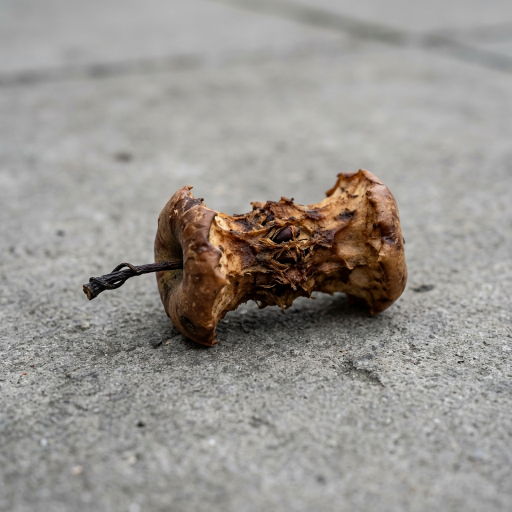
#> input picture TUBES/dataset/Organik/apple_core.png, 1024 x 1024 px (shown at 1/2 size); its folder holds 4 pictures in this run
$ python test_image_scratch.py
#> lines starting #> are read from the running program, lines starting #| are printed output that depends on the picture
# ==============================================================================
# KLASIFIKASI GAMBAR SAMPAH ORGANIK DAN ANORGANIK
# Metode: Decision Tree From Scratch (Tanpa Library ML)
# Kelompok 5 - Tugas Besar Kecerdasan Buatan
# ==============================================================================

import os  # Modul untuk operasi sistem file
import cv2  # Modul OpenCV untuk pemrosesan citra
import numpy as np  # Modul NumPy untuk pengolahan array/matriks
import random  # Modul random untuk pengacakan data
import sys  # Modul sys untuk konfigurasi sistem Python

# Aktifkan warna ANSI di terminal Windows
if sys.platform.startswith('win'):  # Periksa jika sistem operasi Windows
    os.system('color')  # Aktifkan warna ANSI di terminal

# Kode warna ANSI
GREEN     = "\033[1;32m"  # Warna hijau tebal
BLUE      = "\033[1;34m"  # Warna biru tebal
YELLOW    = "\033[1;33m"  # Warna kuning tebal
RED       = "\033[1;31m"  # Warna merah tebal
CYAN      = "\033[1;36m"  # Warna cyan tebal
MAGENTA   = "\033[1;35m"  # Warna magenta tebal
RESET     = "\033[0m"  # Reset formatting warna
BOLD      = "\033[1m"  # Format teks tebal
UNDERLINE = "\033[4m"  # Format teks garis bawah


# ==============================================================================
# BAGIAN 1: IMPLEMENTASI DECISION TREE DARI NOL (TANPA LIBRARY ML)
# ==============================================================================

class Node:  # Definisi kelas Node pohon keputusan
    """Satu simpul dalam pohon keputusan"""
    def __init__(self, feature_idx=None, threshold=None, left=None, right=None, value=None):  # Inisialisasi node
        self.feature_idx = feature_idx  # Indeks fitur (0=R, 1=G, 2=B)
        self.threshold   = threshold    # Nilai batas pemisah
        self.left        = left         # Cabang kiri (nilai <= threshold)
        self.right       = right        # Cabang kanan (nilai > threshold)
        self.value       = value        # Kelas hasil (hanya pada node daun)

    def is_leaf(self):  # Cek jika node adalah daun
        return self.value is not None  # Return True jika memiliki kelas hasil


# Hitung nilai Gini Impurity
# [11 lines left out: function calculate_gini, not called in this run]


class DecisionTreeClassifierScratch:  # Kelas Decision Tree Classifier
    """Decision Tree Classifier dari nol, menggunakan Gini Impurity"""
    def __init__(self, max_depth=5, min_samples_split=2):  # Inisialisasi parameter model
        self.max_depth         = max_depth  # Kedalaman maksimal pohon
        self.min_samples_split = min_samples_split  # Minimum sampel untuk split
        self.root              = None  # Node akar awal

    def fit(self, X, y):  # Fungsi latih model
        """Bangun pohon dari data latih"""
        self.root = self._build_tree(X, y, depth=0)  # Memulai pembuatan pohon

    def _build_tree(self, X, y, depth):  # Bangun pohon rekursif
        """Rekursif: bangun pohon hingga kondisi berhenti terpenuhi"""
        num_samples    = len(X)  # Jumlah total sampel
        if num_samples == 0:  # Jika sampel kosong
            return None  # Kembalikan None

        num_features   = len(X[0])  # Jumlah total fitur (misal: 3 untuk R, G, B)
        unique_classes = set(y)  # Himpunan kelas unik di node ini (misal: {"Organik", "Anorganik"})

        # Kondisi berhenti: max depth, node murni, atau sampel terlalu sedikit
        if (depth >= self.max_depth or  # Jika sudah mencapai batas kedalaman
            len(unique_classes) == 1 or  # Jika kelas sudah murni
            num_samples < self.min_samples_split):  # Jika sampel kurang dari batas split
            leaf_value = max(unique_classes, key=y.count)  # Gunakan kelas terbanyak
            return Node(value=leaf_value)  # Kembalikan node daun

        # Cari split terbaik berdasarkan Gini terendah
        best_idx, best_thresh = self._best_split(X, y, num_features)  # Cari fitur & threshold terbaik

        if best_idx is None:  # Jika split terbaik tidak ada
            leaf_value = max(unique_classes, key=y.count)  # Kelas mayoritas
            return Node(value=leaf_value)  # Buat node daun

        left_X, left_y, right_X, right_y = self._split(X, y, best_idx, best_thresh)  # Lakukan split data

        if not left_X or not right_X:  # Jika salah satu cabang split kosong
            leaf_value = max(unique_classes, key=y.count)  # Kelas mayoritas
            return Node(value=leaf_value)  # Buat node daun

        left_child  = self._build_tree(left_X,  left_y,  depth + 1)  # Bangun sub-pohon cabang kiri
        right_child = self._build_tree(right_X, right_y, depth + 1)  # Bangun sub-pohon cabang kanan

        return Node(feature_idx=best_idx, threshold=best_thresh, left=left_child, right=right_child)  # Return node cabang

    # [48 lines left out: functions _best_split, _split, not called in this run]

    def predict(self, X):  # Fungsi prediksi sekumpulan sampel
        """Prediksi kelas untuk sekumpulan sampel"""
        return [self._traverse(sample, self.root) for sample in X]  # Traverse pohon untuk setiap sampel

    def _traverse(self, sample, node):  # Traversal rekursif pohon
        """Susuri pohon dari akar hingga daun untuk satu sampel"""
        if node.is_leaf():  # Jika sampai pada node daun
            return node.value  # Kembalikan label kelas daun

        if sample[node.feature_idx] <= node.threshold:  # Cek percabangan kiri
            return self._traverse(sample, node.left)  # Telusuri cabang kiri
        else:  # Cek percabangan kanan
            return self._traverse(sample, node.right)  # Telusuri cabang kanan

    # [17 lines left out: function predict_with_path, not called in this run]


# ==============================================================================
# BAGIAN 2: TRAIN/TEST SPLIT & EVALUASI MODEL
# ==============================================================================

# Bagi dataset menjadi data latih dan data uji
def train_test_split_scratch(X, y, test_size=0.2, seed=42):  # Split dataset buatan sendiri
    random.seed(seed)  # Set seed acak
    combined = list(zip(X, y))  # Gabungkan X dan y
    random.shuffle(combined)  # Acak urutan gabungan data

    split_idx = int(len(combined) * (1 - test_size))  # Hitung indeks batas split

    X_train, y_train = zip(*combined[:split_idx])   # 80% latih
    X_test,  y_test  = zip(*combined[split_idx:])   # 20% uji

    return list(X_train), list(X_test), list(y_train), list(y_test)  # Kembalikan data split


# Hitung metrik evaluasi: Accuracy, Precision, Recall, F1, Confusion Matrix
def evaluate_performance(y_true, y_pred):  # Hitung performa model
    total    = len(y_true)  # Dapatkan jumlah data aktual
    accuracy = sum(1 for t, p in zip(y_true, y_pred) if t == p) / total  # Hitung akurasi

    # Confusion Matrix (Organik = kelas Positif)
    tp = sum(1 for t, p in zip(y_true, y_pred) if t == "Organik"   and p == "Organik")  # True Positive
    fp = sum(1 for t, p in zip(y_true, y_pred) if t == "Anorganik" and p == "Organik")  # False Positive
    tn = sum(1 for t, p in zip(y_true, y_pred) if t == "Anorganik" and p == "Anorganik")  # True Negative
    fn = sum(1 for t, p in zip(y_true, y_pred) if t == "Organik"   and p == "Anorganik")  # False Negative

    precision = tp / (tp + fp) if (tp + fp) > 0 else 0  # Hitung presisi
    recall    = tp / (tp + fn) if (tp + fn) > 0 else 0  # Hitung recall
    f1        = 2 * (precision * recall) / (precision + recall) if (precision + recall) > 0 else 0  # Hitung F1-score

    return {  # Kembalikan dictionary metrik evaluasi
        "accuracy"  : accuracy,
        "precision" : precision,
        "recall"    : recall,
        "f1"        : f1,
        "matrix"    : {"TP": tp, "FP": fp, "TN": tn, "FN": fn}
    }


# ==============================================================================
# BAGIAN 3: VISUALISASI POHON KEPUTUSAN DI TERMINAL
# ==============================================================================

# Cetak struktur pohon secara rekursif
def print_decision_tree(node, feature_names, depth=0, prefix="Root"):  # Print struktur pohon keputusan
    if node is None:  # Cek jika node kosong
        return  # Hentikan cetak

    indent = "    " * depth  # Tentukan spasi indentasi level depth

    if node.is_leaf():  # Cek jika node daun
        color = GREEN if node.value == "Organik" else BLUE  # Tentukan warna kelas
        print(f"{indent}\\-- {YELLOW}[Daun]{RESET} {prefix} => {BOLD}HASIL: {color}{node.value}{RESET}")  # Print daun
        return  # Keluar dari rekursi cabang daun

    feat_name = feature_names[node.feature_idx]  # Nama fitur node cabang
    print(f"{indent}|-- {CYAN}[Cabang]{RESET} {prefix} => JIKA {BOLD}{feat_name} <= {node.threshold:.2f}{RESET}")  # Print cabang

    print_decision_tree(node.left,  feature_names, depth + 1, f"{GREEN}Kiri (True){RESET}")  # Cetak cabang kiri
    print_decision_tree(node.right, feature_names, depth + 1, f"{RED}Kanan (False){RESET}")  # Cetak cabang kanan


# ==============================================================================
# BAGIAN 4: ALUR UTAMA PROGRAM
# ==============================================================================
if __name__ == "__main__":  # Cek run utama

    # Header program
    print("=" * 60)  # Print garis atas
    print("TUGAS BESAR KECERDASAN BUATAN")  # Print judul tugas besar
    print("Klasifikasi Sampah Organik dan Anorganik")  # Print judul klasifikasi
    print("Metode : Decision Tree")  # Print keterangan metode
    print("=" * 60)  # Print pembatas tengah
    print("Kelompok 5")  # Print nomor kelompok
    print("Ananta Puti Maharani")  # Print nama kelompok
    print("Marta Safitri")  # Print nama kelompok
    print("=" * 60)  # Print garis bawah

    # Tentukan path folder dataset relatif terhadap lokasi file script ini berada
    base_dir     = os.path.dirname(os.path.abspath(__file__))          # Direktori tempat script ini berada
    dir_organik  = os.path.join(base_dir, "dataset", "Organik")        # Path folder gambar Organik
    dir_anorganik = os.path.join(base_dir, "dataset", "Anorganik")     # Path folder gambar Anorganik

    # Buat folder dataset jika belum ada (exist_ok=True agar tidak error jika sudah ada)
    os.makedirs(dir_organik,   exist_ok=True)  # Buat direktori organik
    os.makedirs(dir_anorganik, exist_ok=True)  # Buat direktori anorganik

    # Nama-nama fitur yang digunakan (sesuai urutan indeks 0, 1, 2)
    feature_names = [
        "Rerata Warna Merah (Red Mean)",    # Indeks 0 — rata-rata nilai piksel channel Merah
        "Rerata Warna Hijau (Green Mean)",  # Indeks 1 — rata-rata nilai piksel channel Hijau
        "Rerata Warna Biru (Blue Mean)"     # Indeks 2 — rata-rata nilai piksel channel Biru
    ]

    # Inisialisasi list kosong untuk menyimpan fitur (X) dan label (y) dari semua gambar
    X = []  # Berisi list [mean_R, mean_G, mean_B] untuk setiap gambar
    y = []  # Berisi label kelas "Organik" atau "Anorganik" untuk setiap gambar

    print(f"\n{CYAN}>>> Membaca file gambar dan mengekstraksi fitur warna RGB...{RESET}")  # Print info mulai baca data

    # -----------------------------------------------------------------------
    # Baca dan ekstraksi fitur dari gambar-gambar di folder Organik
    # -----------------------------------------------------------------------
    # Ambil gambar organik
    files_organik = [f for f in os.listdir(dir_organik) if f.lower().endswith(('.png', '.jpg', '.jpeg'))]  # List file gambar organik

    for file in files_organik:  # Loop setiap file organik
        img_path = os.path.join(dir_organik, file)  # Buat path lengkap ke file gambar
        img = cv2.imread(img_path)                  # Baca gambar dari disk (format BGR, bukan RGB)
#> img is the input picture: shape (1024, 1024, 3); mean B, G, R 144.3, 149, 152.8

        if img is None:     # Jika gambar gagal dibaca (file rusak/format tidak didukung), lewati
            continue  # Lewati jika gagal membaca gambar

        img = cv2.resize(img, (64, 64))     # Ubah ukuran gambar menjadi 64x64 piksel agar dimensi seragam
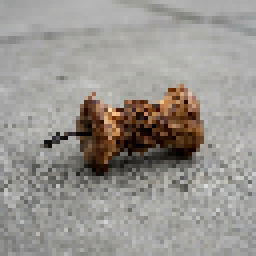
#> img: shape (64, 64, 3) (shown 4 times larger); mean B, G, R 144.3, 148.9, 152.7

        # Ekstraksi fitur: hitung rata-rata intensitas piksel untuk setiap channel warna
        # Catatan: OpenCV membaca dalam format BGR, bukan RGB
        mean_b = np.mean(img[:, :, 0])     # Rata-rata channel Blue  (indeks 0 di OpenCV)
#> mean_b = 144.3
        mean_g = np.mean(img[:, :, 1])     # Rata-rata channel Green (indeks 1 di OpenCV)
#> mean_g = 148.9
        mean_r = np.mean(img[:, :, 2])     # Rata-rata channel Red   (indeks 2 di OpenCV)
#> mean_r = 152.7

        X.append([mean_r, mean_g, mean_b])  # Simpan fitur RGB ke dalam dataset (urutan R, G, B)
        y.append("Organik")                 # Tandai label gambar ini sebagai Organik
#> pass 2 of the loop `for file in files_organik:`:
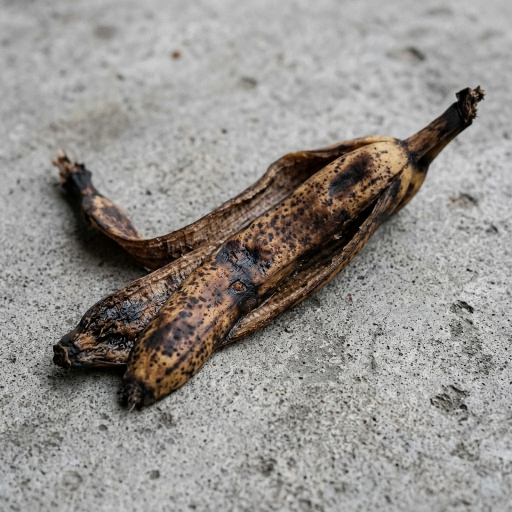
#> input picture TUBES/dataset/Organik/banana_peel.png, 1024 x 1024 px (shown at 1/2 size)
#> img is the input picture: shape (1024, 1024, 3); mean B, G, R 141.4, 145.2, 149
#> `img = cv2.resize(img, (64, 64))`:
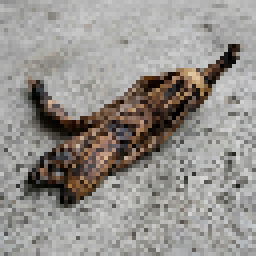
#> img: shape (64, 64, 3) (shown 4 times larger); mean B, G, R 141.5, 145.3, 149.1
#> mean_b = 141.5
#> mean_g = 145.3
#> mean_r = 149.1
#> pass 3 of the loop `for file in files_organik:`:
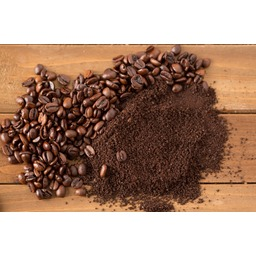
#> input picture TUBES/dataset/Organik/coffee_grounds.jpeg, 256 x 256 px
#> img is the input picture: shape (256, 256, 3); mean B, G, R 126.1, 142.6, 171.5
#> `img = cv2.resize(img, (64, 64))`:
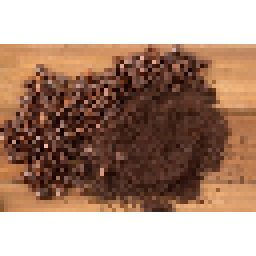
#> img: shape (64, 64, 3) (shown 4 times larger); mean B, G, R 126.6, 143.1, 172.1
#> mean_b = 126.6
#> mean_g = 143.1
#> mean_r = 172.1
#> the loop made 4 passes; the first 3 are shown

    # -----------------------------------------------------------------------
    # Baca dan ekstraksi fitur dari gambar-gambar di folder Anorganik
    # -----------------------------------------------------------------------
    # Ambil gambar anorganik
    files_anorganik = [f for f in os.listdir(dir_anorganik) if f.lower().endswith(('.png', '.jpg', '.jpeg'))]  # List file gambar anorganik
#> files_anorganik = []

    for file in files_anorganik:  # Loop setiap file anorganik
        img_path = os.path.join(dir_anorganik, file)    # Buat path lengkap ke file gambar
        img = cv2.imread(img_path)                      # Baca gambar dari disk

        if img is None:     # Lewati gambar yang gagal dibaca
            continue  # Lewati jika gambar gagal dibaca

        img = cv2.resize(img, (64, 64))     # Samakan ukuran gambar menjadi 64x64

        # Ekstraksi fitur rata-rata warna RGB (sama seperti proses untuk Organik di atas)
        mean_b = np.mean(img[:, :, 0])      # Rata-rata Blue
        mean_g = np.mean(img[:, :, 1])      # Rata-rata Green
        mean_r = np.mean(img[:, :, 2])      # Rata-rata Red

        X.append([mean_r, mean_g, mean_b])  # Simpan fitur ke dataset
        y.append("Anorganik")               # Tandai label sebagai Anorganik

    # Validasi: pastikan dataset tidak kosong sebelum melanjutkan
    if len(X) == 0:  # Cek jika dataset kosong
        print(f"\n{RED}[ERR] Error: Tidak ada gambar yang berhasil dibaca dari dataset!{RESET}")  # Print pesan error kosong
        sys.exit(1)     # Hentikan program jika tidak ada data sama sekali

    # Tampilkan informasi dataset
    print(f"\n{CYAN}" + "-"*60 + f"{RESET}")  # Print garis pemisah
    print(f" {BOLD}INFORMASI DATASET:{RESET}")  # Print sub-judul dataset info
    print(f"  Total Data  : {BOLD}{len(X)}{RESET} sampel")  # Print jumlah sampel total
    print(f"  Organik     : {GREEN}{y.count('Organik')}{RESET} sampel")  # Print jumlah organik
    print(f"  Anorganik   : {BLUE}{y.count('Anorganik')}{RESET} sampel")  # Print jumlah anorganik
    print(f"{CYAN}" + "-"*60 + f"{RESET}")  # Print garis pemisah

    # Tampilkan 5 sampel pertama
    print(f"\n{GREEN}[INFO] Menampilkan 5 sampel ekstraksi fitur warna RGB pertama:{RESET}")  # Print info pembuka tabel
    print(f"  {CYAN}+------------------+--------------------+------------------+----------------+{RESET}")  # Print baris pembatas tabel
    print(f"  {CYAN}| Rerata Red (X1)  | Rerata Green (X2)  | Rerata Blue (X3) | Kategori Label |{RESET}")  # Print header kolom tabel
    print(f"  {CYAN}+------------------+--------------------+------------------+----------------+{RESET}")  # Print baris pembatas kolom

    for i in range(min(5, len(X))):     # Tampilkan maksimal 5 baris (atau kurang jika data < 5)
        color_label = GREEN if y[i] == "Organik" else BLUE     # Warna label sesuai kategori
        print("  | {:<16.2f} | {:<18.2f} | {:<16.2f} | {}{:<14}{} |".format(
            X[i][0], X[i][1], X[i][2], color_label, y[i], RESET))  # Format tiap baris tabel

    print(f"  {CYAN}+------------------+--------------------+------------------+----------------+{RESET}")  # Print pembatas bawah tabel

    # Bagi dataset: 80% untuk latih, 20% untuk uji
    X_train, X_test, y_train, y_test = train_test_split_scratch(X, y, test_size=0.2, seed=344)  # Split dataset
    print(f"\n{GREEN}[INFO] Pembagian Dataset (Split 80:20):{RESET}")  # Print info split dataset
    print(f"  > Jumlah Data Latih (Train) : {BOLD}{len(X_train)}{RESET} gambar")  # Print total data latih
    print(f"  > Jumlah Data Uji (Test)    : {BOLD}{len(X_test)}{RESET} gambar")  # Print total data uji

    # Latih model Decision Tree dari scratch menggunakan data latih
    print(f"\n{CYAN}>>> Melatih Model Decision Tree Custom (Kedalaman Maks = 5)...{RESET}")  # Print status training model
    clf = DecisionTreeClassifierScratch(max_depth=5, min_samples_split=2)   # Buat objek Decision Tree
    clf.fit(X_train, y_train)   # Bangun pohon keputusan dari data latih
    print(f"{GREEN}[SUCCESS] Model berhasil dilatih secara mandiri dari nol.{RESET}")  # Print sukses training model

    # Tampilkan struktur pohon keputusan yang terbentuk setelah training
    print("\n" + f"{MAGENTA}="*80 + f"{RESET}")  # Print garis batas atas pohon
    print(f"{BOLD}{YELLOW}{'{:^80}'.format('STRUKTUR POHON KEPUTUSAN YANG TERBENTUK (PROSES SELEKSI)')}{RESET}")  # Print nama panel pohon
    print(f"{MAGENTA}="*80 + f"{RESET}")  # Print pembatas tengah pohon
    print_decision_tree(clf.root, feature_names)    # Cetak struktur pohon secara rekursif
    print(f"{MAGENTA}="*80 + f"{RESET}")  # Print garis batas bawah pohon

    # Jalankan prediksi model pada data uji (X_test)
    y_pred  = clf.predict(X_test)                   # Dapatkan prediksi untuk semua data uji
    metrics = evaluate_performance(y_test, y_pred)  # Hitung semua metrik evaluasi

    # Tampilkan hasil evaluasi model
    print("\n" + f"{MAGENTA}+" + "="*78 + f"+{RESET}")  # Print border atas evaluasi
    print(f"{MAGENTA}|{RESET}{BOLD}{YELLOW}{'{:^78}'.format('HASIL EVALUASI MODEL')}{RESET}{MAGENTA}|{RESET}")  # Print judul evaluasi
    print(f"{MAGENTA}+" + "="*78 + f"+{RESET}")  # Print border tengah evaluasi
    print(f"{MAGENTA}|{RESET}  Accuracy   : {GREEN}{'{:<60.2f}'.format(metrics['accuracy']   * 100)}%{RESET} {MAGENTA}|{RESET}")  # Print akurasi
    print(f"{MAGENTA}|{RESET}  Precision  : {GREEN}{'{:<60.2f}'.format(metrics['precision']  * 100)}%{RESET} {MAGENTA}|{RESET}")  # Print presisi
    print(f"{MAGENTA}|{RESET}  Recall     : {GREEN}{'{:<60.2f}'.format(metrics['recall']     * 100)}%{RESET} {MAGENTA}|{RESET}")  # Print recall
    print(f"{MAGENTA}|{RESET}  F1-Score   : {GREEN}{'{:<60.2f}'.format(metrics['f1']         * 100)}%{RESET} {MAGENTA}|{RESET}")  # Print F1-score
    print(f"{MAGENTA}+" + "-"*78 + f"+{RESET}")  # Print pembatas tabel matrix

    # Tampilkan Confusion Matrix
    matrix = metrics['matrix']  # Dapatkan objek matrix confusion
    print(f"{MAGENTA}|{RESET}{BOLD}{CYAN}{'{:^78}'.format('Confusion Matrix')}{RESET}{MAGENTA}|{RESET}")  # Print header matrix
    print(f"{MAGENTA}+" + "-"*78 + f"+{RESET}")  # Print garis matrix
    print(f"{MAGENTA}|{RESET}                       Prediksi ORGANIK         Prediksi ANORGANIK          {MAGENTA}|{RESET}")  # Print label kolom prediksi
    print(f"{MAGENTA}|{RESET}  Aktual ORGANIK       {GREEN}{'{:<24}'.format(matrix['TP'])}{RESET} {RED}{'{:<27}'.format(matrix['FN'])}{RESET} {MAGENTA}|{RESET}")   # TP = Benar Organik | FN = Salah Anorganik
    print(f"{MAGENTA}|{RESET}  Aktual ANORGANIK     {RED}{'{:<24}'.format(matrix['FP'])}{RESET} {BLUE}{'{:<27}'.format(matrix['TN'])}{RESET} {MAGENTA}|{RESET}")   # FP = Salah Organik | TN = Benar Anorganik
    print(f"{MAGENTA}+" + "="*78 + f"+{RESET}")  # Print pembatas penutup evaluasi

#> (the run stopped early here; a loop or call above may not have finished)
